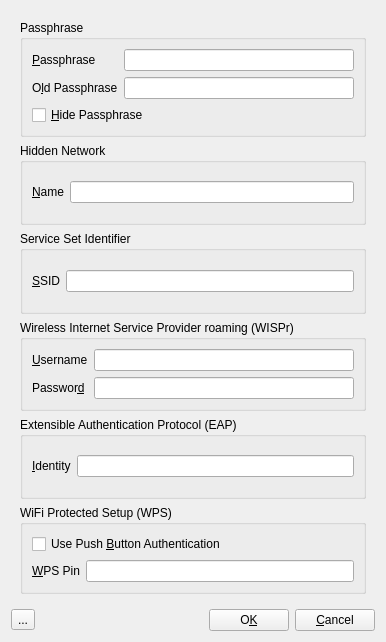
<?xml version="1.0" encoding="UTF-8"?>
<ui version="4.0">
 <class>Agent</class>
 <widget class="QDialog" name="Agent">
  <property name="geometry">
   <rect>
    <x>0</x>
    <y>0</y>
    <width>386</width>
    <height>642</height>
   </rect>
  </property>
  <property name="windowTitle">
   <string>Agent Input</string>
  </property>
  <layout class="QGridLayout" name="gridLayout">
   <item row="0" column="0">
    <widget class="QStackedWidget" name="stackedWidget">
     <property name="currentIndex">
      <number>0</number>
     </property>
     <widget class="QWidget" name="page_01">
      <layout class="QVBoxLayout" name="verticalLayout_2">
       <item>
        <widget class="QGroupBox" name="groupBox_passphrase">
         <property name="title">
          <string>Passphrase</string>
         </property>
         <layout class="QGridLayout" name="gridLayout_2">
          <item row="2" column="2">
           <spacer name="horizontalSpacer">
            <property name="orientation">
             <enum>Qt::Horizontal</enum>
            </property>
            <property name="sizeHint" stdset="0">
             <size>
              <width>181</width>
              <height>20</height>
             </size>
            </property>
           </spacer>
          </item>
          <item row="1" column="1" colspan="2">
           <widget class="QLineEdit" name="lineEdit_old_passphrase">
            <property name="whatsThis">
             <string>&lt;html&gt;&lt;head/&gt;&lt;body&gt;&lt;p&gt;If an old passphrase is available it will be shown here for reference.&lt;/p&gt;&lt;/body&gt;&lt;/html&gt;</string>
            </property>
           </widget>
          </item>
          <item row="0" column="1" colspan="2">
           <widget class="QLineEdit" name="lineEdit_passphrase">
            <property name="whatsThis">
             <string>&lt;html&gt;&lt;head/&gt;&lt;body&gt;&lt;p&gt;Type the passphrase here.&lt;/p&gt;&lt;/body&gt;&lt;/html&gt;</string>
            </property>
            <property name="text">
             <string/>
            </property>
           </widget>
          </item>
          <item row="2" column="0" colspan="2">
           <widget class="QCheckBox" name="checkBox_hide_passphrase">
            <property name="whatsThis">
             <string>&lt;html&gt;&lt;head/&gt;&lt;body&gt;&lt;p&gt;Check this box to obscure the password characters.&lt;/p&gt;&lt;/body&gt;&lt;/html&gt;</string>
            </property>
            <property name="text">
             <string>&amp;Hide Passphrase</string>
            </property>
           </widget>
          </item>
          <item row="1" column="0">
           <widget class="QLabel" name="label_old_passphrase">
            <property name="text">
             <string>O&amp;ld Passphrase</string>
            </property>
            <property name="buddy">
             <cstring>lineEdit_old_passphrase</cstring>
            </property>
           </widget>
          </item>
          <item row="0" column="0">
           <widget class="QLabel" name="label_passphrase">
            <property name="text">
             <string>&amp;Passphrase</string>
            </property>
            <property name="buddy">
             <cstring>lineEdit_passphrase</cstring>
            </property>
           </widget>
          </item>
         </layout>
        </widget>
       </item>
       <item>
        <widget class="QGroupBox" name="groupBox_hidden_network">
         <property name="title">
          <string>Hidden Network</string>
         </property>
         <layout class="QGridLayout" name="gridLayout_4">
          <item row="0" column="0">
           <widget class="QLabel" name="label_hidden_name">
            <property name="text">
             <string>&amp;Name</string>
            </property>
            <property name="buddy">
             <cstring>lineEdit_hidden_name</cstring>
            </property>
           </widget>
          </item>
          <item row="0" column="1">
           <widget class="QLineEdit" name="lineEdit_hidden_name">
            <property name="whatsThis">
             <string>&lt;html&gt;&lt;head/&gt;&lt;body&gt;&lt;p&gt;Type the name of the hidden network you wish to connect to.&lt;/p&gt;&lt;/body&gt;&lt;/html&gt;</string>
            </property>
           </widget>
          </item>
         </layout>
        </widget>
       </item>
       <item>
        <widget class="QGroupBox" name="groupBox">
         <property name="title">
          <string>Service Set Identifier</string>
         </property>
         <layout class="QGridLayout" name="gridLayout_8">
          <item row="0" column="0">
           <widget class="QLabel" name="label_ssid">
            <property name="text">
             <string>&amp;SSID</string>
            </property>
            <property name="buddy">
             <cstring>lineEdit_ssid</cstring>
            </property>
           </widget>
          </item>
          <item row="0" column="1">
           <widget class="QLineEdit" name="lineEdit_ssid"/>
          </item>
         </layout>
        </widget>
       </item>
       <item>
        <widget class="QGroupBox" name="groupBox_wispr">
         <property name="title">
          <string>Wireless Internet Service Provider roaming (WISPr)</string>
         </property>
         <layout class="QGridLayout" name="gridLayout_6">
          <item row="0" column="0">
           <widget class="QLabel" name="label_wispr_username">
            <property name="text">
             <string>&amp;Username</string>
            </property>
            <property name="buddy">
             <cstring>lineEdit_wispr_username</cstring>
            </property>
           </widget>
          </item>
          <item row="0" column="1">
           <widget class="QLineEdit" name="lineEdit_wispr_username">
            <property name="whatsThis">
             <string>&lt;html&gt;&lt;head/&gt;&lt;body&gt;&lt;p&gt;WISPr username.&lt;/p&gt;&lt;/body&gt;&lt;/html&gt;</string>
            </property>
           </widget>
          </item>
          <item row="1" column="0">
           <widget class="QLabel" name="label_wispr_password">
            <property name="text">
             <string>Passwor&amp;d</string>
            </property>
            <property name="buddy">
             <cstring>lineEdit_wispr_password</cstring>
            </property>
           </widget>
          </item>
          <item row="1" column="1">
           <widget class="QLineEdit" name="lineEdit_wispr_password">
            <property name="whatsThis">
             <string>&lt;html&gt;&lt;head/&gt;&lt;body&gt;&lt;p&gt;WISPr password.&lt;/p&gt;&lt;/body&gt;&lt;/html&gt;</string>
            </property>
           </widget>
          </item>
         </layout>
        </widget>
       </item>
       <item>
        <widget class="QGroupBox" name="groupBox_eap">
         <property name="title">
          <string>Extensible Authentication Protocol (EAP)</string>
         </property>
         <layout class="QGridLayout" name="gridLayout_5">
          <item row="1" column="1">
           <widget class="QLineEdit" name="lineEdit_eap_identity">
            <property name="whatsThis">
             <string>&lt;html&gt;&lt;head/&gt;&lt;body&gt;&lt;p&gt;Type your Identity for the Extensible Authentication Protocol&lt;/p&gt;&lt;/body&gt;&lt;/html&gt;</string>
            </property>
           </widget>
          </item>
          <item row="1" column="0">
           <widget class="QLabel" name="label_eap_identity">
            <property name="text">
             <string>&amp;Identity</string>
            </property>
            <property name="buddy">
             <cstring>lineEdit_eap_identity</cstring>
            </property>
           </widget>
          </item>
         </layout>
        </widget>
       </item>
       <item>
        <widget class="QGroupBox" name="groupBox_wps">
         <property name="title">
          <string>WiFi Protected Setup (WPS)</string>
         </property>
         <layout class="QVBoxLayout" name="verticalLayout">
          <item>
           <layout class="QHBoxLayout" name="horizontalLayout">
            <item>
             <widget class="QCheckBox" name="checkBox_wps_no_pin">
              <property name="whatsThis">
               <string>&lt;html&gt;&lt;head/&gt;&lt;body&gt;&lt;p&gt;When checked use WPS push button authentication.  &lt;/p&gt;&lt;/body&gt;&lt;/html&gt;</string>
              </property>
              <property name="text">
               <string>Use Push &amp;Button Authentication</string>
              </property>
             </widget>
            </item>
            <item>
             <spacer name="horizontalSpacer_2">
              <property name="orientation">
               <enum>Qt::Horizontal</enum>
              </property>
              <property name="sizeHint" stdset="0">
               <size>
                <width>85</width>
                <height>20</height>
               </size>
              </property>
             </spacer>
            </item>
           </layout>
          </item>
          <item>
           <layout class="QHBoxLayout" name="horizontalLayout_2">
            <item>
             <widget class="QLabel" name="label_wps_pin">
              <property name="sizePolicy">
               <sizepolicy hsizetype="Preferred" vsizetype="Preferred">
                <horstretch>0</horstretch>
                <verstretch>0</verstretch>
               </sizepolicy>
              </property>
              <property name="text">
               <string>&amp;WPS Pin</string>
              </property>
              <property name="buddy">
               <cstring>lineEdit_wps_pin</cstring>
              </property>
             </widget>
            </item>
            <item>
             <widget class="QLineEdit" name="lineEdit_wps_pin">
              <property name="sizePolicy">
               <sizepolicy hsizetype="MinimumExpanding" vsizetype="Fixed">
                <horstretch>0</horstretch>
                <verstretch>0</verstretch>
               </sizepolicy>
              </property>
              <property name="whatsThis">
               <string>&lt;html&gt;&lt;head/&gt;&lt;body&gt;&lt;p&gt;Enter a WPS pin.&lt;/p&gt;&lt;/body&gt;&lt;/html&gt;</string>
              </property>
             </widget>
            </item>
           </layout>
          </item>
         </layout>
        </widget>
       </item>
      </layout>
     </widget>
     <widget class="QWidget" name="page_2">
      <layout class="QHBoxLayout" name="horizontalLayout_4">
       <item>
        <widget class="QGroupBox" name="groupBox_browser">
         <property name="title">
          <string>Browser Login Requested</string>
         </property>
         <layout class="QGridLayout" name="gridLayout_7">
          <item row="3" column="0">
           <widget class="QLineEdit" name="lineEdit_browser"/>
          </item>
          <item row="2" column="0">
           <widget class="QLabel" name="label_browser">
            <property name="text">
             <string>Choose or enter a browser:</string>
            </property>
           </widget>
          </item>
          <item row="0" column="0">
           <widget class="QLabel" name="label_browser_url">
            <property name="text">
             <string>&lt;html&gt;&lt;head/&gt;&lt;body&gt;&lt;p&gt;Connman is requesting that you open a web browser to complete the login process.&lt;/p&gt;&lt;p&gt;We have scanned your PATH for browsers and any browsers found are shown in the list below. You may select any one browser to use it for the login.  If your web browser is not shown in the list you may enter it directly in the&lt;span style=&quot; font-weight:600;&quot;&gt; Choose or enter a browser box&lt;/span&gt;.&lt;/p&gt;&lt;p&gt;To launch the browser click the &lt;span style=&quot; font-weight:600;&quot;&gt;Launch Browser&lt;/span&gt; button. &lt;/p&gt;&lt;p&gt;If you wish to login manually close this dialog, start your web browser and proceed to the URL shown in the &lt;span style=&quot; font-weight:600;&quot;&gt;Login URL&lt;/span&gt; box.&lt;/p&gt;&lt;/body&gt;&lt;/html&gt;</string>
            </property>
            <property name="alignment">
             <set>Qt::AlignLeading|Qt::AlignLeft|Qt::AlignTop</set>
            </property>
            <property name="wordWrap">
             <bool>true</bool>
            </property>
           </widget>
          </item>
          <item row="1" column="0">
           <layout class="QVBoxLayout" name="verticalLayout_4">
            <item>
             <widget class="QLabel" name="label">
              <property name="text">
               <string>Login URL:</string>
              </property>
             </widget>
            </item>
            <item>
             <widget class="QLineEdit" name="lineEdit_url">
              <property name="whatsThis">
               <string>&lt;html&gt;&lt;head/&gt;&lt;body&gt;&lt;p&gt;Connman is requesting you continue login with a web browser. This box shows the URL that contains the login page.&lt;/p&gt;&lt;/body&gt;&lt;/html&gt;</string>
              </property>
              <property name="readOnly">
               <bool>true</bool>
              </property>
             </widget>
            </item>
           </layout>
          </item>
          <item row="7" column="0">
           <widget class="QPushButton" name="pushButton_launch_browser">
            <property name="whatsThis">
             <string>&lt;html&gt;&lt;head/&gt;&lt;body&gt;&lt;p&gt;Use this button to launch the selected browser. The browser will open at the page shown in the Login URL box.&lt;/p&gt;&lt;/body&gt;&lt;/html&gt;</string>
            </property>
            <property name="text">
             <string>Launch &amp;Browser</string>
            </property>
           </widget>
          </item>
          <item row="8" column="0">
           <spacer name="verticalSpacer">
            <property name="orientation">
             <enum>Qt::Vertical</enum>
            </property>
            <property name="sizeHint" stdset="0">
             <size>
              <width>20</width>
              <height>40</height>
             </size>
            </property>
           </spacer>
          </item>
          <item row="4" column="0">
           <widget class="QListView" name="listView_browsers"/>
          </item>
         </layout>
        </widget>
       </item>
      </layout>
     </widget>
    </widget>
   </item>
   <item row="1" column="0">
    <layout class="QHBoxLayout" name="horizontalLayout_3">
     <item>
      <widget class="QToolButton" name="toolButton_whatsthis">
       <property name="toolTip">
        <string>&lt;html&gt;&lt;head/&gt;&lt;body&gt;&lt;p&gt;What's This&lt;/p&gt;&lt;/body&gt;&lt;/html&gt;</string>
       </property>
       <property name="text">
        <string>...</string>
       </property>
       <property name="icon">
        <iconset>
         <normaloff>:/icons16x16/images/16x16/help.png</normaloff>:/icons16x16/images/16x16/help.png</iconset>
       </property>
      </widget>
     </item>
     <item>
      <spacer name="horizontalSpacer_3">
       <property name="orientation">
        <enum>Qt::Horizontal</enum>
       </property>
       <property name="sizeHint" stdset="0">
        <size>
         <width>328</width>
         <height>20</height>
        </size>
       </property>
      </spacer>
     </item>
     <item>
      <widget class="QPushButton" name="pushButton_accept">
       <property name="toolTip">
        <string>&lt;html&gt;&lt;head/&gt;&lt;body&gt;&lt;p&gt;Continue the connection process.&lt;/p&gt;&lt;/body&gt;&lt;/html&gt;</string>
       </property>
       <property name="whatsThis">
        <string>&lt;html&gt;&lt;head/&gt;&lt;body&gt;&lt;p&gt;Accept and use the answers you have provided in this dialog. &lt;/p&gt;&lt;p&gt;This will send your input to the connman daemon to continue the connection process.&lt;/p&gt;&lt;/body&gt;&lt;/html&gt;</string>
       </property>
       <property name="text">
        <string>O&amp;K</string>
       </property>
      </widget>
     </item>
     <item>
      <widget class="QPushButton" name="pushButton_cancel">
       <property name="toolTip">
        <string>&lt;html&gt;&lt;head/&gt;&lt;body&gt;&lt;p&gt;Cancel the connection process.&lt;br/&gt;&lt;/p&gt;&lt;/body&gt;&lt;/html&gt;</string>
       </property>
       <property name="whatsThis">
        <string>&lt;html&gt;&lt;head/&gt;&lt;body&gt;&lt;p&gt;Cancel the dialog. &lt;/p&gt;&lt;p&gt;This will send a message to the connman daemon that you have cancelled the connection request.&lt;/p&gt;&lt;/body&gt;&lt;/html&gt;</string>
       </property>
       <property name="text">
        <string>&amp;Cancel</string>
       </property>
      </widget>
     </item>
    </layout>
   </item>
  </layout>
 </widget>
 <resources>
  <include location="../../../../../cmst.qrc"/>
 </resources>
 <connections>
  <connection>
   <sender>pushButton_accept</sender>
   <signal>clicked()</signal>
   <receiver>Agent</receiver>
   <slot>accept()</slot>
   <hints>
    <hint type="sourcelabel">
     <x>289</x>
     <y>630</y>
    </hint>
    <hint type="destinationlabel">
     <x>233</x>
     <y>500</y>
    </hint>
   </hints>
  </connection>
  <connection>
   <sender>pushButton_cancel</sender>
   <signal>clicked()</signal>
   <receiver>Agent</receiver>
   <slot>reject()</slot>
   <hints>
    <hint type="sourcelabel">
     <x>375</x>
     <y>630</y>
    </hint>
    <hint type="destinationlabel">
     <x>380</x>
     <y>487</y>
    </hint>
   </hints>
  </connection>
 </connections>
</ui>
